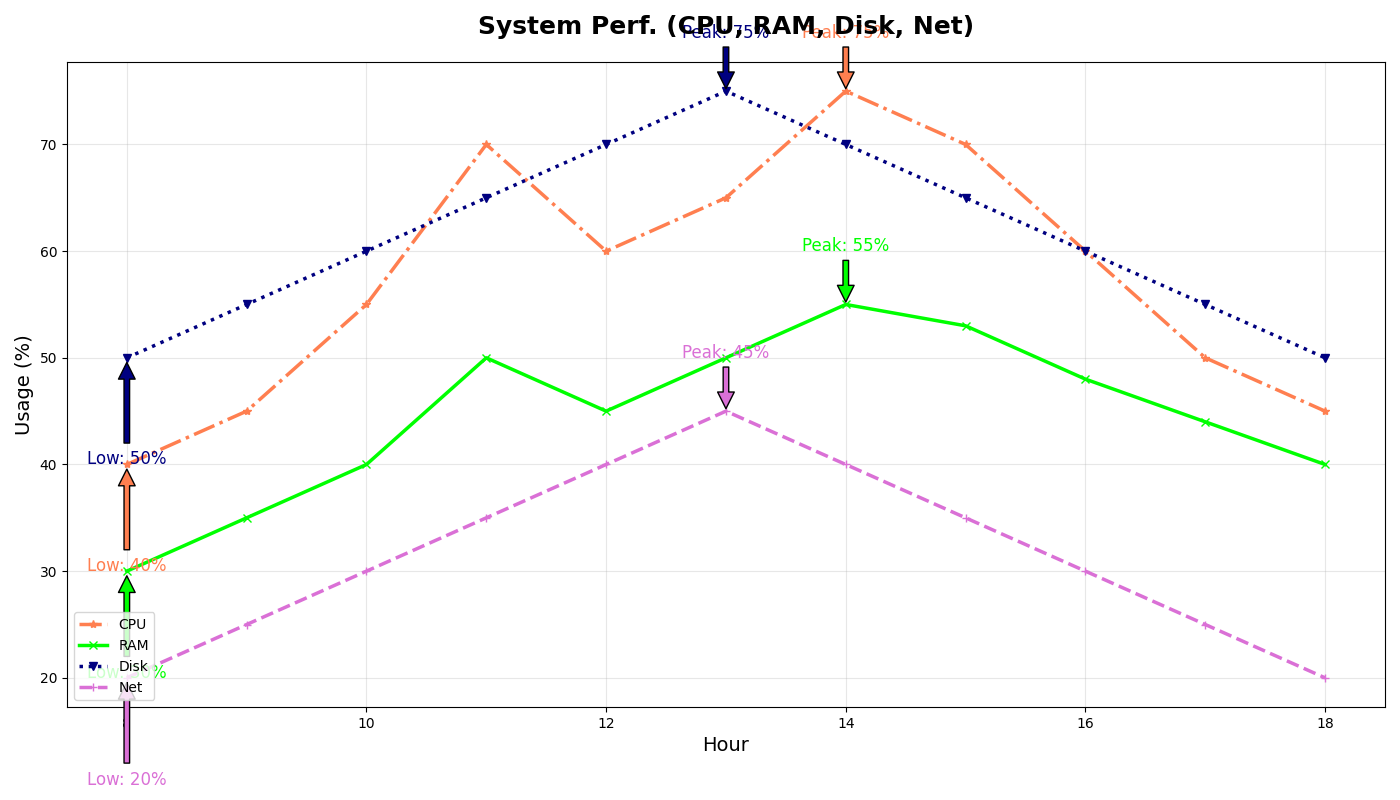

Python code for this plot:
import matplotlib.pyplot as plt
import numpy as np

hours = np.array([8, 9, 10, 11, 12, 13, 14, 15, 16, 17, 18])
cpu_usage = np.array([40, 45, 55, 70, 60, 65, 75, 70, 60, 50, 45])
ram_usage = np.array([30, 35, 40, 50, 45, 50, 55, 53, 48, 44, 40])
disk_usage = np.array([50, 55, 60, 65, 70, 75, 70, 65, 60, 55, 50])
network_usage = np.array([20, 25, 30, 35, 40, 45, 40, 35, 30, 25, 20])

fig, ax = plt.subplots(figsize=(14, 8))

# Change marker and line styles for variety
ax.plot(hours, cpu_usage, label='CPU', color='coral', marker='*', linestyle='-.', linewidth=2.5)
ax.plot(hours, ram_usage, label='RAM', color='lime', marker='x', linestyle='-', linewidth=2.5)
ax.plot(hours, disk_usage, label='Disk', color='navy', marker='v', linestyle=':', linewidth=2.5)
ax.plot(hours, network_usage, label='Net', color='orchid', marker='+', linestyle='--', linewidth=2.5)

ax.set_title("System Perf. (CPU, RAM, Disk, Net)", fontsize=18, fontweight='bold', pad=20)
ax.set_xlabel("Hour", fontsize=14)
ax.set_ylabel("Usage (%)", fontsize=14)

# Change grid style and add grid lines
ax.grid(True, linestyle='-', alpha=0.3)

# Change legend location and font size for variety
ax.legend(loc='lower left', fontsize=10)

# Annotations for peaks and lows
for usage, label, color in zip(
    [cpu_usage, ram_usage, disk_usage, network_usage],
    ['CPU', 'RAM', 'Disk', 'Net'],
    ['coral', 'lime', 'navy', 'orchid']
):
    peak_hour = hours[np.argmax(usage)]
    peak_value = np.max(usage)
    ax.annotate(f'Peak: {peak_value}%', xy=(peak_hour, peak_value), xytext=(peak_hour, peak_value+5),
                arrowprops=dict(facecolor=color, shrink=0.05), fontsize=12, color=color, ha='center')

    low_hour = hours[np.argmin(usage)]
    low_value = np.min(usage)
    ax.annotate(f'Low: {low_value}%', xy=(low_hour, low_value), xytext=(low_hour, low_value-10),
                arrowprops=dict(facecolor=color, shrink=0.05), fontsize=12, color=color, ha='center')

# More space to accommodate changes
plt.tight_layout()
plt.show()
